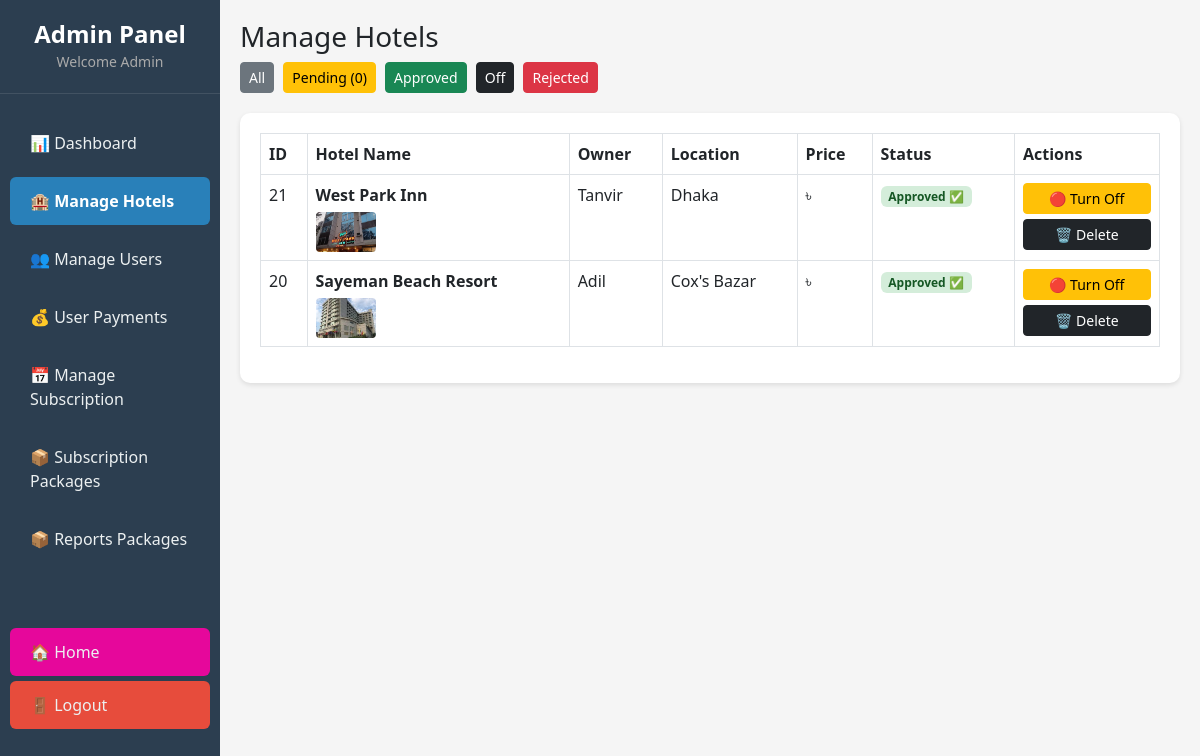
Before: /admin/hotels.php (signed in) with the older database file.
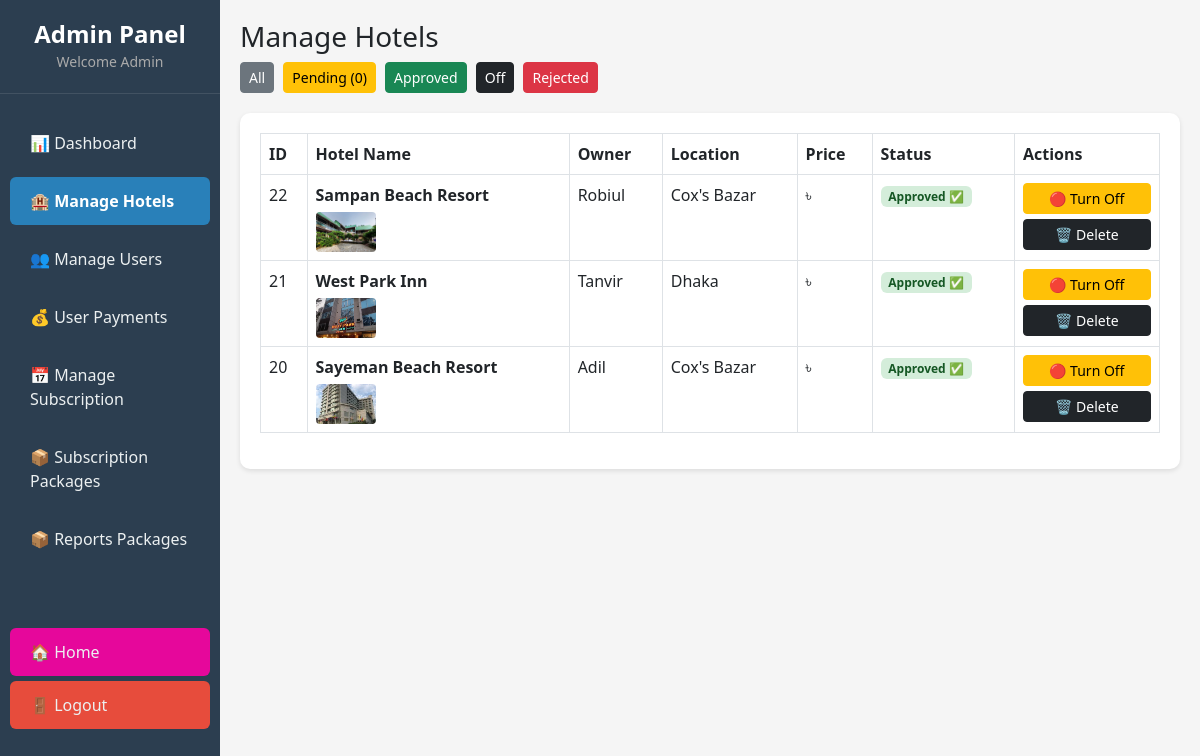
After: the same page with the newer database file.
### tables this page shows
CREATE TABLE `hotels` (
  `id` int(11) NOT NULL,
  `hotel_name` varchar(200) DEFAULT NULL,
  `title` varchar(200) DEFAULT NULL,
  `location` varchar(200) DEFAULT NULL,
  `price` int(11) DEFAULT NULL,
  `description` text DEFAULT NULL,
  `image` varchar(255) DEFAULT NULL,
  `status` enum('pending','approved','off','rejected') DEFAULT 'pending',
  `created_at` timestamp NOT NULL DEFAULT current_timestamp(),
  `owner_id` int(11) DEFAULT NULL,
  `rooms` int(11) DEFAULT 1,
  `capacity` int(11) DEFAULT 2,
  `booked_dates` text DEFAULT '[]',
  `capacity_per_room` int(11) DEFAULT 2,
  `total_rooms` int(11) DEFAULT 1
);

CREATE TABLE `users` (
  `id` int(11) NOT NULL,
  `name` varchar(100) DEFAULT NULL,
  `email` varchar(150) DEFAULT NULL,
  `phone` varchar(20) DEFAULT NULL,
  `password` varchar(255) DEFAULT NULL,
  `role` enum('admin','owner','user') DEFAULT 'user',
  `created_at` timestamp NOT NULL DEFAULT current_timestamp()
);

### admin/hotels.php (the view, shortened to what this page needs)
<?php
include "../db_connect.php";
$sql = "SELECT hotels.*, users.name AS owner_name
        FROM hotels
        LEFT JOIN users ON hotels.owner_id = users.id
        ORDER BY
        CASE
            WHEN hotels.status = 'pending' THEN 1
            WHEN hotels.status = 'approved' THEN 2
            WHEN hotels.status = 'off' THEN 3
            ELSE 4
        END, hotels.id DESC";
$result = mysqli_query($conn, $sql);
?>
<!DOCTYPE html>
<html>
<head>
    <link href="https://cdn.jsdelivr.net/npm/bootstrap@5.3.0/dist/css/bootstrap.min.css" rel="stylesheet">
</head>
<body>
<?php include "sidebar.php"; ?>
<div class="main">
    <h3>Manage Hotels</h3>
    <div class="filter-buttons">
        <a href="hotels.php" class="btn btn-secondary btn-sm filter-btn">All</a>
        <a href="hotels.php?status=pending" class="btn btn-warning btn-sm filter-btn">Pending (<?php
            $pending_count = mysqli_fetch_assoc(mysqli_query($conn, "SELECT COUNT(*) as count FROM hotels WHERE status='pending'"))['count'];
            echo $pending_count;
        ?>)</a>
        <a href="hotels.php?status=approved" class="btn btn-success btn-sm filter-btn">Approved</a>
        <a href="hotels.php?status=off" class="btn btn-dark btn-sm filter-btn">Off</a>
        <a href="hotels.php?status=rejected" class="btn btn-danger btn-sm filter-btn">Rejected</a>
    </div>
    <div class="table-box">
        <table class="table table-bordered">
            <tr>
                <th>ID</th>
                <th>Hotel Name</th>
                <th>Owner</th>
                <th>Location</th>
                <th>Price</th>
                <th>Status</th>
                <th>Actions</th>
            </tr>
            <?php if(mysqli_num_rows($result) > 0): ?>
                <?php while($row = mysqli_fetch_assoc($result)): ?>
                <tr>
                    <td><?php echo $row['id']; ?></td>
                    <td>
                        <strong><?php echo $row['hotel_name']; ?></strong>
                        <?php if(!empty($row['image']) && $row['image'] != 'default.jpg'): ?>
                            <br>
                            <img src="../uploads/<?php echo $row['image']; ?>"
                                 style="width: 60px; height: 40px; object-fit: cover; border-radius: 4px; margin-top: 5px;">
                        <?php endif; ?>
                    </td>
                    <td><?php echo $row['owner_name']; ?></td>
                    <td><?php echo $row['location']; ?></td>
                    <td>৳ <?php echo $row['price']; ?></td>
                    <td>
                        <?php
                        $badge_class = 'badge-pending';
                        $status_text = 'Pending';
                        if($row['status'] == 'approved') {
                            $badge_class = 'badge-approved';
                            $status_text = 'Approved ✅';
                        }
                        ?>
                        <span class="badge <?php echo $badge_class; ?>">
                            <?php echo $status_text; ?>
                        </span>
                    </td>
                    <td>
                        <div style="display: flex; flex-direction: column; gap: 5px;">
                            <?php if($row['status'] == 'approved'): ?>
                                <a href="?toggle_status=1&id=<?php echo $row['id']; ?>&current=approved"
                                   class="btn btn-warning btn-sm">🔴 Turn Off</a>
                            <?php endif; ?>
                            <a href="delete_hotel.php?id=<?php echo $row['id']; ?>"
                               class="btn btn-dark btn-sm"
                               onclick="return confirm('Delete this hotel permanently?')">🗑️ Delete</a>
                        </div>
                    </td>
                </tr>
                <?php endwhile; ?>
            <?php else: ?>
                <tr>
                    <td colspan="7" class="text-center">No hotels found</td>
                </tr>
            <?php endif; ?>
        </table>
    </div>
</div>
</body>
</html>

Changed rows visible on the page:
added hotels: id "22", hotel_name "Sampan Beach Resort", image (picture), users.name "Robiul", location "Cox's Bazar", status "Approved ✅"
